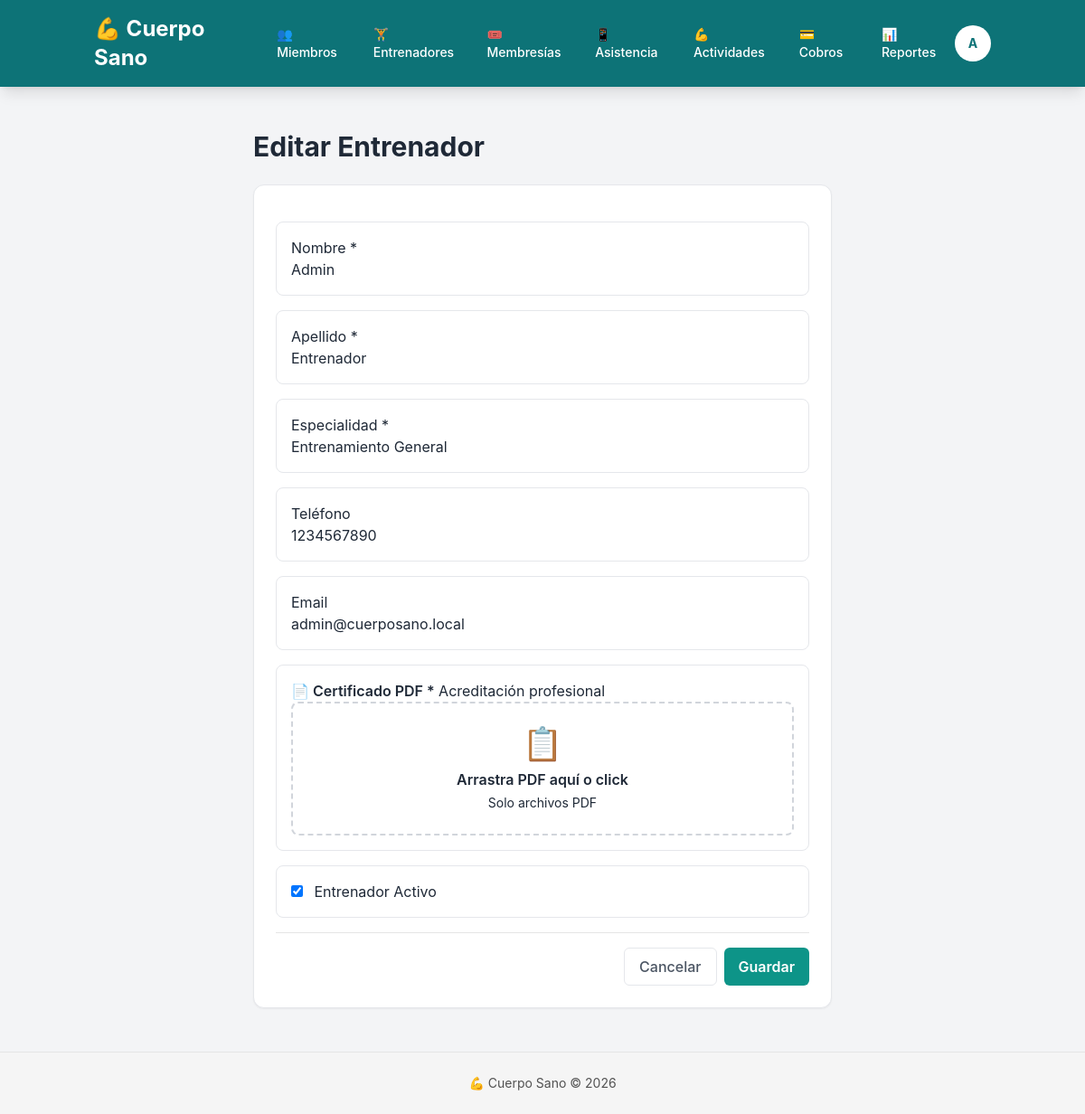
The page /entrenadores/1/editar/ (signed in) on the database as committed earlier.
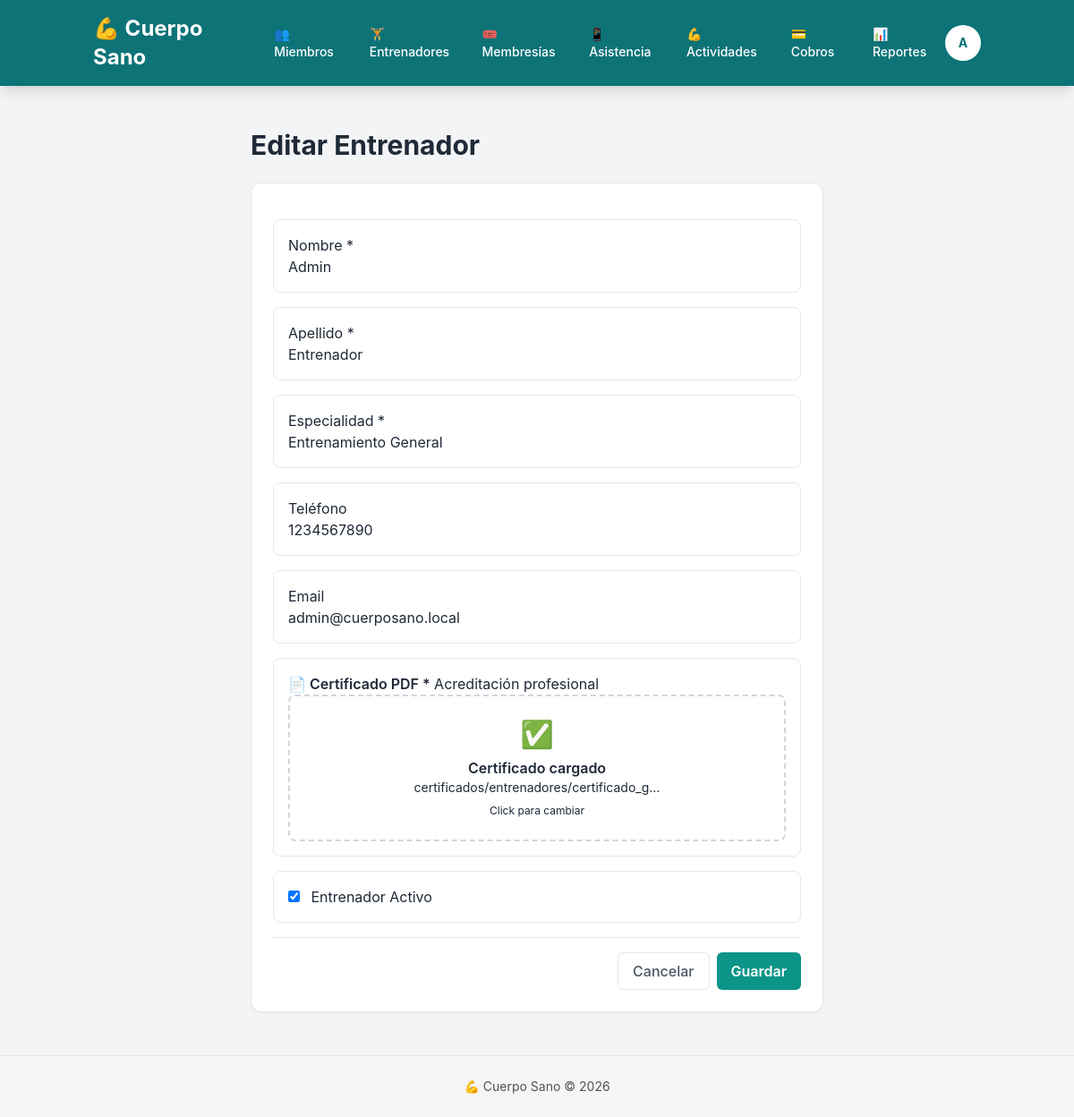
The same page on the database as committed later.
### entrenadores/models.py (models this page shows, shortened)
class Entrenador(models.Model):
    usuario = models.OneToOneField(User, on_delete=models.SET_NULL, null=True, blank=True, related_name='entrenador')
    nombre = models.CharField(max_length=100)
    apellido = models.CharField(max_length=100)
    especialidad = models.CharField(max_length=100)
    telefono = models.CharField(max_length=20, blank=True)
    email = models.EmailField(blank=True)
    certificado = models.FileField(
        upload_to='certificados/entrenadores/',
        validators=[FileExtensionValidator(allowed_extensions=['pdf'])],
        help_text='PDF de certificación que acredita al entrenador',
        blank=False,
        null=True
    )
    activo = models.BooleanField(default=True)

### entrenadores/views.py (the view)
# urls.py: path('<int:pk>/editar/', views.editar_entrenador, name='editar'),
@login_required
@require_http_methods(["GET", "POST"])
def editar_entrenador(request, pk):
    entrenador = get_object_or_404(Entrenador, pk=pk)
    if request.method == 'POST':
        form = EntrenadorForm(request.POST, request.FILES, instance=entrenador)
        if form.is_valid():
            form.save()
            return redirect('entrenadores:detalle', pk=entrenador.pk)
    else:
        form = EntrenadorForm(instance=entrenador)
    return render(request, 'entrenadores/form.html', {
        'form': form,
        'title': 'Editar Entrenador',
        'entrenador': entrenador
    })

### entrenadores/forms.py
class EntrenadorForm(forms.ModelForm):
    certificado = forms.FileField(
        required=True,
        widget=forms.FileInput(attrs={
            'class': 'file-input file-input-bordered w-full',
            'accept': '.pdf'
        }),
        help_text='Archivo PDF obligatorio'
    )
    class Meta:
        model = Entrenador
        fields = ['nombre', 'apellido', 'especialidad', 'telefono', 'email', 'certificado', 'activo']
        widgets = {
            'nombre': forms.TextInput(attrs={'class': 'input input-bordered w-full'}),
            'apellido': forms.TextInput(attrs={'class': 'input input-bordered w-full'}),
            'especialidad': forms.TextInput(attrs={'class': 'input input-bordered w-full'}),
            'telefono': forms.TextInput(attrs={'class': 'input input-bordered w-full'}),
            'email': forms.EmailInput(attrs={'class': 'input input-bordered w-full'}),
            'activo': forms.CheckboxInput(attrs={'class': 'checkbox'}),
        }

### miembros/templatetags/custom_tags.py (called while the page is built)
@register.filter
def has_group(user, group_name):
    return user.groups.filter(name=group_name).exists()

### entrenadores/templates/entrenadores/form.html (shortened to what this page needs)
{% extends "base.html" %}
{% block content %}
<div class="container mx-auto p-4 max-w-2xl">
    <h1 class="text-3xl font-bold mb-6">{{ title }}</h1>
    <div class="card">
        <div class="card-body">
            <form method="post" enctype="multipart/form-data" class="space-y-4">
                <div class="form-control">
                    <label class="label">
                        <span class="label-text">Nombre *</span>
                    </label>
                    {{ form.nombre }}
                </div>
                <div class="form-control">
                    <label class="label">
                        <span class="label-text">Apellido *</span>
                    </label>
                    {{ form.apellido }}
                </div>
                <div class="form-control">
                    <label class="label">
                        <span class="label-text">Especialidad *</span>
                    </label>
                    {{ form.especialidad }}
                </div>
                <div class="form-control">
                    <label class="label">
                        <span class="label-text">Teléfono</span>
                    </label>
                    {{ form.telefono }}
                </div>
                <div class="form-control">
                    <label class="label">
                        <span class="label-text">Email</span>
                    </label>
                    {{ form.email }}
                </div>
                <div class="form-control">
                    <label class="label">
                        <span class="label-text font-semibold">📄 Certificado PDF *</span>
                        <span class="label-text-alt text-gray">Acreditación profesional</span>
                    </label>
                    <div class="border-2 border-dashed border-gray-300 rounded-lg p-6 text-center hover:border-primary transition cursor-pointer" onclick="document.getElementById('id_certificado').click()">
                        {% if form.instance.certificado %}
                            <div class="text-3xl mb-2">✅</div>
                            <p class="font-semibold text-dark">Certificado cargado</p>
                            <p class="text-sm text-gray">{{ form.instance.certificado.name|truncatechars:40 }}</p>
                            <p class="text-xs text-gray mt-2">Click para cambiar</p>
                        {% else %}
                            <div class="text-4xl mb-2">📋</div>
                            <p class="font-semibold text-dark">Arrastra PDF aquí o click</p>
                            <p class="text-sm text-gray mt-1">Solo archivos PDF</p>
                        {% endif %}
                    </div>
                </div>
                <div class="form-control">
                    <label class="label cursor-pointer">
                        {{ form.activo }}
                        <span class="label-text ml-2">Entrenador Activo</span>
                    </label>
                </div>
                <div class="border-t border-neutral-200 my-4"></div>
                <div class="flex gap-2 justify-end">
                    <a href="{% url 'entrenadores:lista' %}" class="btn-ghost px-4 py-2 rounded-md hover:opacity-90">Cancelar</a>
                    <button type="submit" class="btn-primary px-4 py-2 rounded-md font-semibold text-white hover:opacity-90">Guardar</button>
                </div>
            </form>
        </div>
    </div>
</div>
{% endblock %}

Rows that differ between the two databases and show on the page:
changed Entrenador "Admin": instance.certificado.name (not shown) → "certificados/entrenadores/certificado_g…"
Other text that changed with them:
text no longer shown: "📋 Arrastra PDF aquí o click Solo archivos PDF"
text now shown: "✅ Certificado cargado Click para cambiar"
